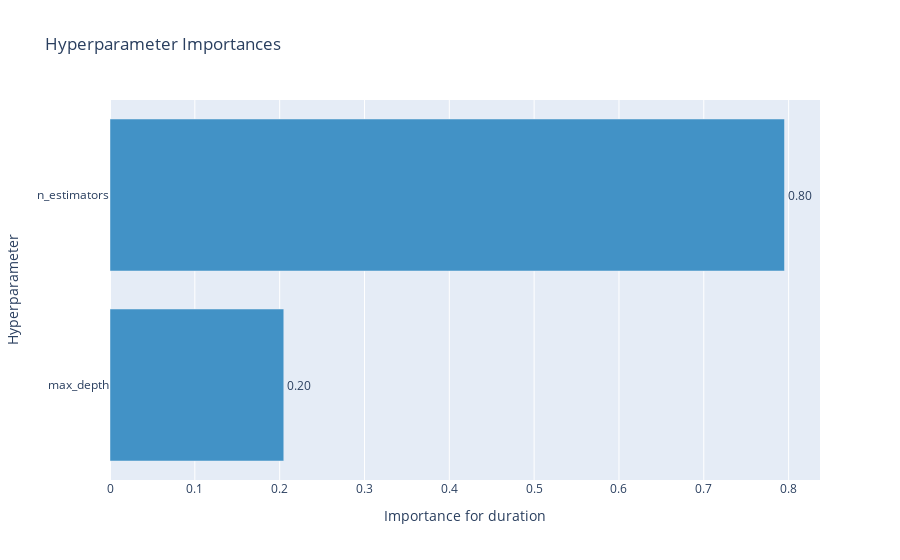

Notebook source saved alongside this figure:
### Markdown cell above
### Hyperparameter importances

### Code cell
optuna.visualization.plot_param_importances(study, 
                                            target      = lambda t: t.duration.total_seconds(), 
                                            target_name = "duration")

### Figure 1 — Plotly figure (JSON) as saved in the notebook; plotly's stock layout.template omitted (floating-point values rounded to 4 significant figures)
{"data": [{"cliponaxis": false, "hovertemplate": ["max_depth (CategoricalDistribution): 0.20485704261548932<extra></extra>", "n_estimators (CategoricalDistribution): 0.7951429573845107<extra></extra>"], "marker": {"color": "rgb(66,146,198)"}, "orientation": "h", "text": ["0.20", "0.80"], "textposition": "outside", "type": "bar", "x": [0.2049, 0.7951], "y": ["max_depth", "n_estimators"]}], "layout": {"showlegend": false, "title": {"text": "Hyperparameter Importances"}, "xaxis": {"title": {"text": "Importance for duration"}}, "yaxis": {"title": {"text": "Hyperparameter"}}}}
